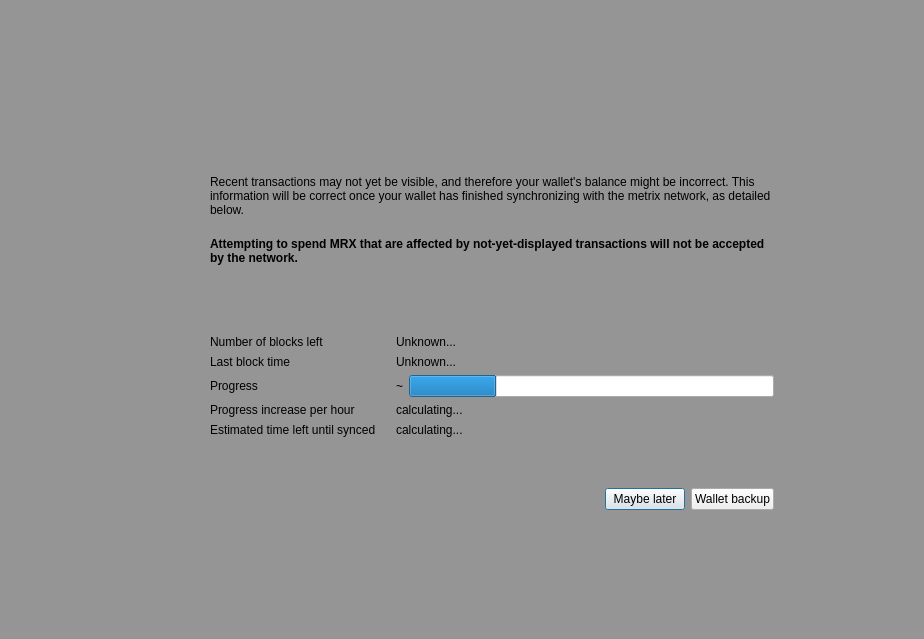
<?xml version="1.0" encoding="UTF-8"?>
<ui version="4.0">
 <class>ModalOverlay</class>
 <widget class="ModalOverlay" name="ModalOverlay">
  <property name="geometry">
   <rect>
    <x>0</x>
    <y>0</y>
    <width>924</width>
    <height>639</height>
   </rect>
  </property>
  <property name="windowTitle">
   <string>Form</string>
  </property>
  <layout class="QVBoxLayout" name="verticalLayout" stretch="0">
   <property name="sizeConstraint">
    <enum>QLayout::SetDefaultConstraint</enum>
   </property>
   <property name="leftMargin">
    <number>0</number>
   </property>
   <property name="topMargin">
    <number>0</number>
   </property>
   <property name="rightMargin">
    <number>0</number>
   </property>
   <property name="bottomMargin">
    <number>0</number>
   </property>
   <item>
    <widget class="QWidget" name="bgWidget" native="true">
     <property name="styleSheet">
      <string notr="true">#bgWidget { background: rgba(0,0,0,96); }</string>
     </property>
     <layout class="QVBoxLayout" name="verticalLayoutMain" stretch="0">
      <property name="leftMargin">
       <number>120</number>
      </property>
      <property name="topMargin">
       <number>120</number>
      </property>
      <property name="rightMargin">
       <number>120</number>
      </property>
      <property name="bottomMargin">
       <number>120</number>
      </property>
      <item>
       <widget class="QWidget" name="contentWidget" native="true">
        <layout class="QVBoxLayout" name="verticalLayout_3" stretch="1,0">
         <property name="spacing">
          <number>0</number>
         </property>
         <property name="leftMargin">
          <number>0</number>
         </property>
         <property name="topMargin">
          <number>0</number>
         </property>
         <property name="rightMargin">
          <number>0</number>
         </property>
         <property name="bottomMargin">
          <number>0</number>
         </property>
         <item>
          <widget class="QStackedWidget" name="stackedWidget">
           <property name="currentIndex">
            <number>0</number>
           </property>
           <widget class="QWidget" name="page">
            <layout class="QVBoxLayout" name="verticalLayout_2">
             <property name="spacing">
              <number>0</number>
             </property>
             <property name="leftMargin">
              <number>30</number>
             </property>
             <property name="topMargin">
              <number>10</number>
             </property>
             <property name="rightMargin">
              <number>30</number>
             </property>
             <property name="bottomMargin">
              <number>10</number>
             </property>
             <item>
              <spacer name="verticalSpacer_3">
               <property name="orientation">
                <enum>Qt::Vertical</enum>
               </property>
               <property name="sizeType">
                <enum>QSizePolicy::Expanding</enum>
               </property>
               <property name="sizeHint" stdset="0">
                <size>
                 <width>20</width>
                 <height>40</height>
                </size>
               </property>
              </spacer>
             </item>
             <item>
              <layout class="QHBoxLayout" name="horizontalLayoutIconText" stretch="0,1">
               <property name="spacing">
                <number>20</number>
               </property>
               <property name="topMargin">
                <number>20</number>
               </property>
               <item>
                <layout class="QVBoxLayout" name="verticalLayoutIcon">
                 <item>
                  <widget class="QPushButton" name="warningIcon">
                   <property name="enabled">
                    <bool>false</bool>
                   </property>
                   <property name="text">
                    <string/>
                   </property>
                   <property name="iconSize">
                    <size>
                     <width>48</width>
                     <height>48</height>
                    </size>
                   </property>
                   <property name="flat">
                    <bool>true</bool>
                   </property>
                  </widget>
                 </item>
                 <item>
                  <spacer name="verticalSpacerWarningIcon">
                   <property name="orientation">
                    <enum>Qt::Vertical</enum>
                   </property>
                   <property name="sizeHint" stdset="0">
                    <size>
                     <width>20</width>
                     <height>40</height>
                    </size>
                   </property>
                  </spacer>
                 </item>
                </layout>
               </item>
               <item>
                <layout class="QVBoxLayout" name="verticalLayoutInfoText">
                 <property name="leftMargin">
                  <number>0</number>
                 </property>
                 <property name="topMargin">
                  <number>0</number>
                 </property>
                 <item>
                  <widget class="QLabel" name="infoText">
                   <property name="text">
                    <string>Recent transactions may not yet be visible, and therefore your wallet's balance might be incorrect. This information will be correct once your wallet has finished synchronizing with the metrix network, as detailed below.</string>
                   </property>
                   <property name="textFormat">
                    <enum>Qt::RichText</enum>
                   </property>
                   <property name="wordWrap">
                    <bool>true</bool>
                   </property>
                  </widget>
                 </item>
                 <item>
                  <widget class="QLabel" name="infoTextStrong">
                   <property name="font">
                    <font>
                     <weight>75</weight>
                     <bold>true</bold>
                    </font>
                   </property>
                   <property name="text">
                    <string>Attempting to spend MRX that are affected by not-yet-displayed transactions will not be accepted by the network.</string>
                   </property>
                   <property name="textFormat">
                    <enum>Qt::RichText</enum>
                   </property>
                   <property name="wordWrap">
                    <bool>true</bool>
                   </property>
                  </widget>
                 </item>
                 <item>
                  <spacer name="verticalSpacerInTextSpace">
                   <property name="orientation">
                    <enum>Qt::Vertical</enum>
                   </property>
                   <property name="sizeHint" stdset="0">
                    <size>
                     <width>20</width>
                     <height>40</height>
                    </size>
                   </property>
                  </spacer>
                 </item>
                 <item>
                  <layout class="QFormLayout" name="formLayout">
                   <property name="fieldGrowthPolicy">
                    <enum>QFormLayout::ExpandingFieldsGrow</enum>
                   </property>
                   <property name="horizontalSpacing">
                    <number>20</number>
                   </property>
                   <property name="verticalSpacing">
                    <number>6</number>
                   </property>
                   <property name="topMargin">
                    <number>10</number>
                   </property>
                   <item row="0" column="0">
                    <widget class="QLabel" name="labelNumberOfBlocksLeft">
                     <property name="font">
                      <font>
                       <weight>50</weight>
                       <bold>false</bold>
                      </font>
                     </property>
                     <property name="text">
                      <string>Number of blocks left</string>
                     </property>
                    </widget>
                   </item>
                   <item row="0" column="1">
                    <widget class="QLabel" name="numberOfBlocksLeft">
                     <property name="sizePolicy">
                      <sizepolicy hsizetype="Expanding" vsizetype="Preferred">
                       <horstretch>0</horstretch>
                       <verstretch>0</verstretch>
                      </sizepolicy>
                     </property>
                     <property name="text">
                      <string>Unknown...</string>
                     </property>
                    </widget>
                   </item>
                   <item row="1" column="0">
                    <widget class="QLabel" name="labelLastBlockTime">
                     <property name="font">
                      <font>
                       <weight>50</weight>
                       <bold>false</bold>
                      </font>
                     </property>
                     <property name="text">
                      <string>Last block time</string>
                     </property>
                    </widget>
                   </item>
                   <item row="1" column="1">
                    <widget class="QLabel" name="newestBlockDate">
                     <property name="sizePolicy">
                      <sizepolicy hsizetype="Expanding" vsizetype="Preferred">
                       <horstretch>0</horstretch>
                       <verstretch>0</verstretch>
                      </sizepolicy>
                     </property>
                     <property name="text">
                      <string>Unknown...</string>
                     </property>
                    </widget>
                   </item>
                   <item row="2" column="0">
                    <widget class="QLabel" name="labelSyncDone">
                     <property name="font">
                      <font>
                       <weight>50</weight>
                       <bold>false</bold>
                      </font>
                     </property>
                     <property name="text">
                      <string>Progress</string>
                     </property>
                    </widget>
                   </item>
                   <item row="2" column="1">
                    <layout class="QHBoxLayout" name="horizontalLayoutSync" stretch="0,1">
                     <property name="spacing">
                      <number>6</number>
                     </property>
                     <item>
                      <widget class="QLabel" name="percentageProgress">
                       <property name="text">
                        <string notr="true">~</string>
                       </property>
                      </widget>
                     </item>
                     <item>
                      <widget class="QProgressBar" name="progressBar">
                       <property name="value">
                        <number>24</number>
                       </property>
                       <property name="format">
                        <string/>
                       </property>
                      </widget>
                     </item>
                    </layout>
                   </item>
                   <item row="4" column="0">
                    <widget class="QLabel" name="labelProgressIncrease">
                     <property name="font">
                      <font>
                       <weight>50</weight>
                       <bold>false</bold>
                      </font>
                     </property>
                     <property name="text">
                      <string>Progress increase per hour</string>
                     </property>
                    </widget>
                   </item>
                   <item row="4" column="1">
                    <widget class="QLabel" name="progressIncreasePerH">
                     <property name="sizePolicy">
                      <sizepolicy hsizetype="Expanding" vsizetype="Preferred">
                       <horstretch>0</horstretch>
                       <verstretch>0</verstretch>
                      </sizepolicy>
                     </property>
                     <property name="text">
                      <string>calculating...</string>
                     </property>
                    </widget>
                   </item>
                   <item row="5" column="0">
                    <widget class="QLabel" name="labelEstimatedTimeLeft">
                     <property name="font">
                      <font>
                       <weight>50</weight>
                       <bold>false</bold>
                      </font>
                     </property>
                     <property name="text">
                      <string>Estimated time left until synced</string>
                     </property>
                    </widget>
                   </item>
                   <item row="5" column="1">
                    <widget class="QLabel" name="expectedTimeLeft">
                     <property name="sizePolicy">
                      <sizepolicy hsizetype="Expanding" vsizetype="Preferred">
                       <horstretch>0</horstretch>
                       <verstretch>0</verstretch>
                      </sizepolicy>
                     </property>
                     <property name="text">
                      <string>calculating...</string>
                     </property>
                    </widget>
                   </item>
                  </layout>
                 </item>
                </layout>
               </item>
              </layout>
             </item>
             <item>
              <spacer name="verticalSpacer_4">
               <property name="orientation">
                <enum>Qt::Vertical</enum>
               </property>
               <property name="sizeHint" stdset="0">
                <size>
                 <width>20</width>
                 <height>40</height>
                </size>
               </property>
              </spacer>
             </item>
            </layout>
           </widget>
           <widget class="QWidget" name="page_2">
            <layout class="QVBoxLayout" name="verticalLayout_4">
             <property name="spacing">
              <number>15</number>
             </property>
             <property name="leftMargin">
              <number>30</number>
             </property>
             <property name="topMargin">
              <number>0</number>
             </property>
             <property name="rightMargin">
              <number>30</number>
             </property>
             <property name="bottomMargin">
              <number>0</number>
             </property>
             <item>
              <spacer name="verticalSpacer_2">
               <property name="orientation">
                <enum>Qt::Vertical</enum>
               </property>
               <property name="sizeHint" stdset="0">
                <size>
                 <width>20</width>
                 <height>40</height>
                </size>
               </property>
              </spacer>
             </item>
             <item>
              <layout class="QGridLayout" name="gridLayout">
               <item row="0" column="1">
                <widget class="QLabel" name="labelNote">
                 <property name="layoutDirection">
                  <enum>Qt::LeftToRight</enum>
                 </property>
                 <property name="text">
                  <string>Wallet backup prompt</string>
                 </property>
                 <property name="alignment">
                  <set>Qt::AlignLeading|Qt::AlignLeft|Qt::AlignVCenter</set>
                 </property>
                </widget>
               </item>
               <item row="1" column="1">
                <widget class="QLabel" name="labelMessage">
                 <property name="text">
                  <string>Please backup your wallet as soon
Please make sure to keep an updated antivirus and operating system. We can not recover Your funds if you visit phishing site or lose your backup. Please make sure to keep backups of your private keys or files. We do not store your private keys on this wallet. And you as a user, are entirely responsible for your funds and your own security.</string>
                 </property>
                 <property name="alignment">
                  <set>Qt::AlignLeading|Qt::AlignLeft|Qt::AlignVCenter</set>
                 </property>
                 <property name="wordWrap">
                  <bool>true</bool>
                 </property>
                </widget>
               </item>
               <item row="0" column="0">
                <widget class="QPushButton" name="warningIconBackup">
                 <property name="enabled">
                  <bool>false</bool>
                 </property>
                 <property name="sizePolicy">
                  <sizepolicy hsizetype="Fixed" vsizetype="Fixed">
                   <horstretch>0</horstretch>
                   <verstretch>0</verstretch>
                  </sizepolicy>
                 </property>
                 <property name="minimumSize">
                  <size>
                   <width>30</width>
                   <height>30</height>
                  </size>
                 </property>
                 <property name="maximumSize">
                  <size>
                   <width>30</width>
                   <height>30</height>
                  </size>
                 </property>
                 <property name="text">
                  <string/>
                 </property>
                 <property name="iconSize">
                  <size>
                   <width>30</width>
                   <height>30</height>
                  </size>
                 </property>
                 <property name="flat">
                  <bool>true</bool>
                 </property>
                </widget>
               </item>
               <item row="1" column="0">
                <spacer name="horizontalSpacer_2">
                 <property name="orientation">
                  <enum>Qt::Horizontal</enum>
                 </property>
                 <property name="sizeType">
                  <enum>QSizePolicy::Fixed</enum>
                 </property>
                 <property name="sizeHint" stdset="0">
                  <size>
                   <width>30</width>
                   <height>20</height>
                  </size>
                 </property>
                </spacer>
               </item>
              </layout>
             </item>
             <item>
              <spacer name="verticalSpacer">
               <property name="orientation">
                <enum>Qt::Vertical</enum>
               </property>
               <property name="sizeType">
                <enum>QSizePolicy::Expanding</enum>
               </property>
               <property name="sizeHint" stdset="0">
                <size>
                 <width>20</width>
                 <height>40</height>
                </size>
               </property>
              </spacer>
             </item>
            </layout>
           </widget>
          </widget>
         </item>
         <item>
          <widget class="QWidget" name="buttonsContainerWhite" native="true">
           <layout class="QHBoxLayout" name="horizontalLayout">
            <property name="leftMargin">
             <number>30</number>
            </property>
            <property name="topMargin">
             <number>15</number>
            </property>
            <property name="rightMargin">
             <number>30</number>
            </property>
            <item>
             <spacer name="horizontalSpacer">
              <property name="orientation">
               <enum>Qt::Horizontal</enum>
              </property>
              <property name="sizeHint" stdset="0">
               <size>
                <width>40</width>
                <height>20</height>
               </size>
              </property>
             </spacer>
            </item>
            <item>
             <widget class="QPushButton" name="closeButton">
              <property name="focusPolicy">
               <enum>Qt::StrongFocus</enum>
              </property>
              <property name="text">
               <string>Maybe later</string>
              </property>
              <property name="default">
               <bool>true</bool>
              </property>
             </widget>
            </item>
            <item>
             <widget class="QPushButton" name="walletBackupButton">
              <property name="text">
               <string>Wallet backup</string>
              </property>
             </widget>
            </item>
           </layout>
          </widget>
         </item>
        </layout>
       </widget>
      </item>
     </layout>
    </widget>
   </item>
  </layout>
 </widget>
 <customwidgets>
  <customwidget>
   <class>ModalOverlay</class>
   <extends>QWidget</extends>
   <header>qt/modaloverlay.h</header>
   <container>1</container>
  </customwidget>
 </customwidgets>
 <resources/>
 <connections/>
</ui>
